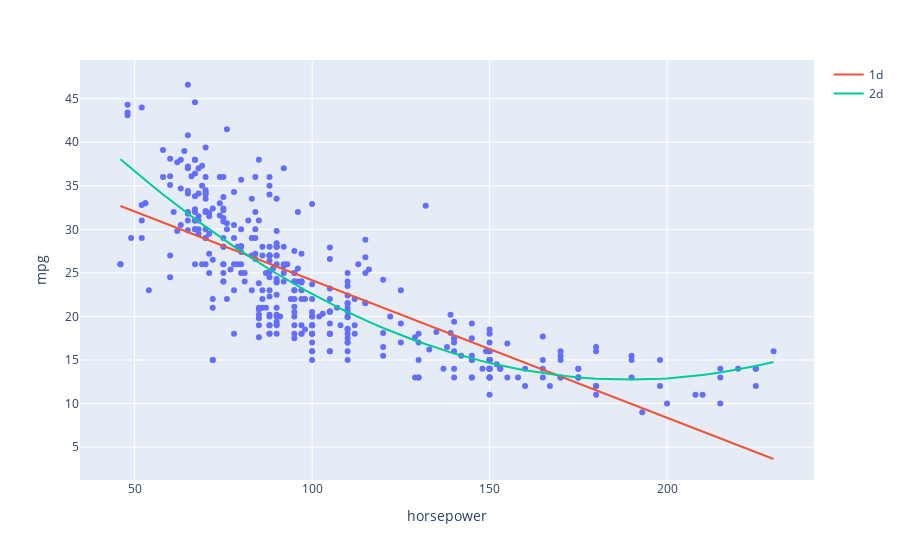

Notebook code cell kept with this figure:
### Code cell
fig = px.scatter(auto, y = 'mpg', x = 'horsepower')
fig.add_trace(go.Scatter(x= new_df["horsepower"], y = new_df["1d_mpg"], mode="lines", name = "1d"))
fig.add_trace(go.Scatter(x= new_df.sort_values("horsepower")["horsepower"], y = new_df.sort_values("horsepower")["2d_mpg"], mode="lines", name = "2d"))
#px.line(new_df, x= "horsepower", y = "1d_mpg")

### Figure 1 — Plotly figure (JSON) as saved in the notebook; plotly's stock layout.template omitted (floating-point values rounded to 4 significant figures; data arrays with more than 128 entries replaced by an {"elided": "..."} marker saying what was removed)
{"data": [{"hovertemplate": "horsepower=%{x}<br>mpg=%{y}<extra></extra>", "legendgroup": "", "marker": {"color": "#636efa", "symbol": "circle"}, "mode": "markers", "name": "", "orientation": "v", "showlegend": false, "type": "scatter", "x": {"elided": "392 float values"}, "xaxis": "x", "y": {"elided": "392 float values"}, "yaxis": "y"}, {"mode": "lines", "name": "1d", "type": "scatter", "x": {"elided": "392 float values"}, "y": {"elided": "392 float values"}}, {"mode": "lines", "name": "2d", "type": "scatter", "x": {"elided": "392 float values"}, "y": {"elided": "392 float values"}}], "layout": {"legend": {"tracegroupgap": 0}, "margin": {"t": 60}, "xaxis": {"anchor": "y", "domain": [0, 1], "title": {"text": "horsepower"}}, "yaxis": {"anchor": "x", "domain": [0, 1], "title": {"text": "mpg"}}}}
